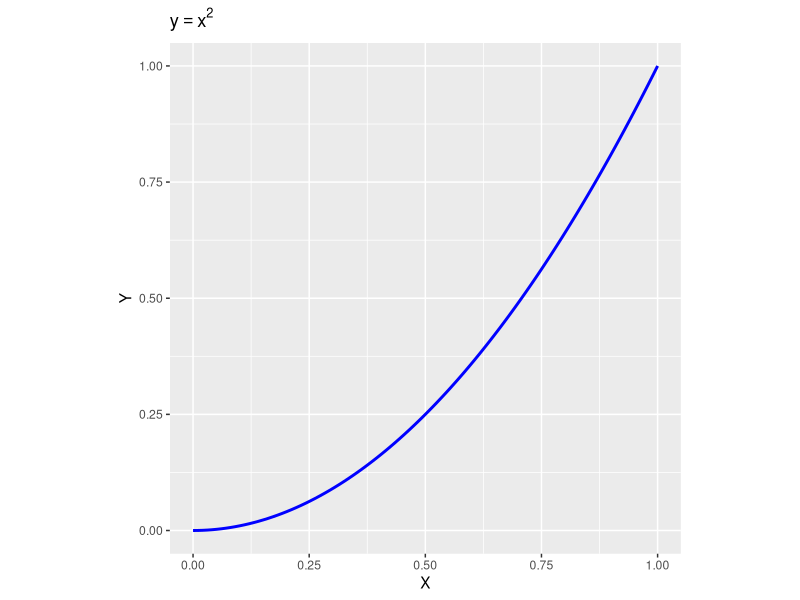
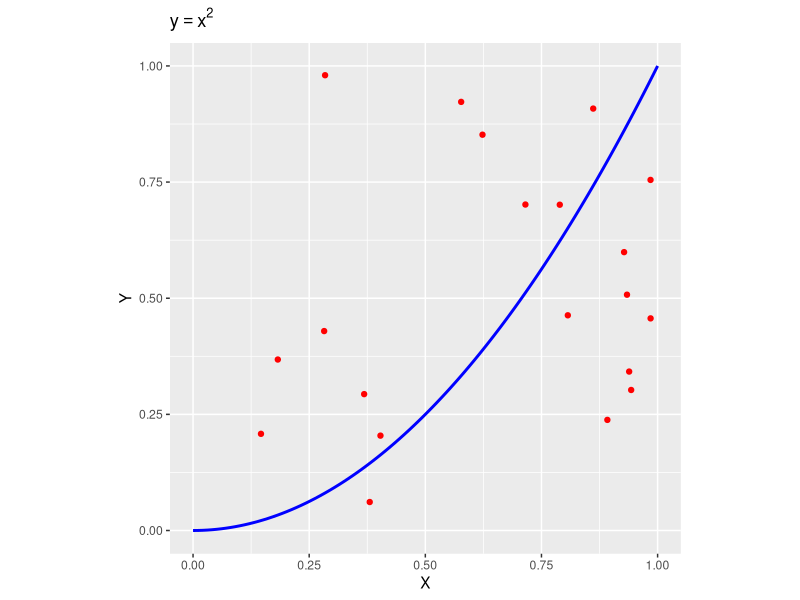
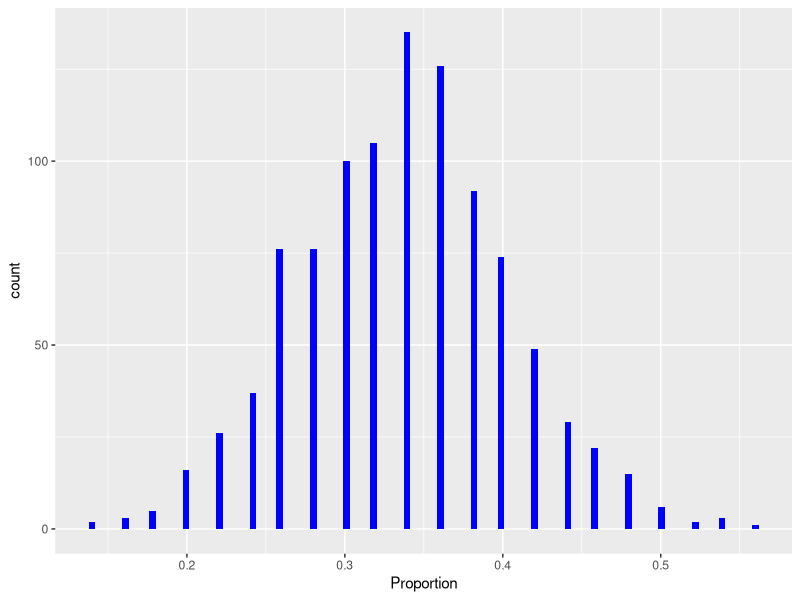

Source code (R) for these figures, in order:
## ---- chunk 1
# In order to use LaTex, we need to install Windows MikTeX 
# Then use an Online Equation Editor like: https://www.codecogs.com/latex/eqneditor.php
# For math expressions on ggplot title, use bquote()
# See examples in https://trinkerrstuff.wordpress.com/2018/03/15/2246/
# Code chunk options: https://bookdown.org/yihui/rmarkdown/r-code.html

library("ggplot2")
X = seq(from=0,to=1,length.out = 100)
Line = data.frame(X,Y = X^2)
Points = data.frame(A = runif(20),B = runif(20))

P = ggplot() +
  coord_fixed(ratio = 1) +
  ggtitle(bquote(y == x^2)) +
  theme_gray() +
  geom_line(data=Line,aes(X,Y),size = 1L, colour = "blue") 
P

## ---- chunk 2
P + geom_point(data=Points,aes(A,B),color="red") 
## ---- chunk 3
N = 50 # Numero de pontos 
E = 1000 # Numero de experiencias 
proportion = NULL
for ( i in 1:E ) { 
  X = runif(N)
  Y = runif(N)
  proportion = c(proportion,sum(Y < X^2) / N)
}
proportion = data.frame(Proportion=proportion)

ggplot(proportion) +
  aes(x = Proportion) +
  geom_histogram(bins = 100L, fill = "blue") +
  theme_gray()

## ---- chunk 4
summary(proportion)
